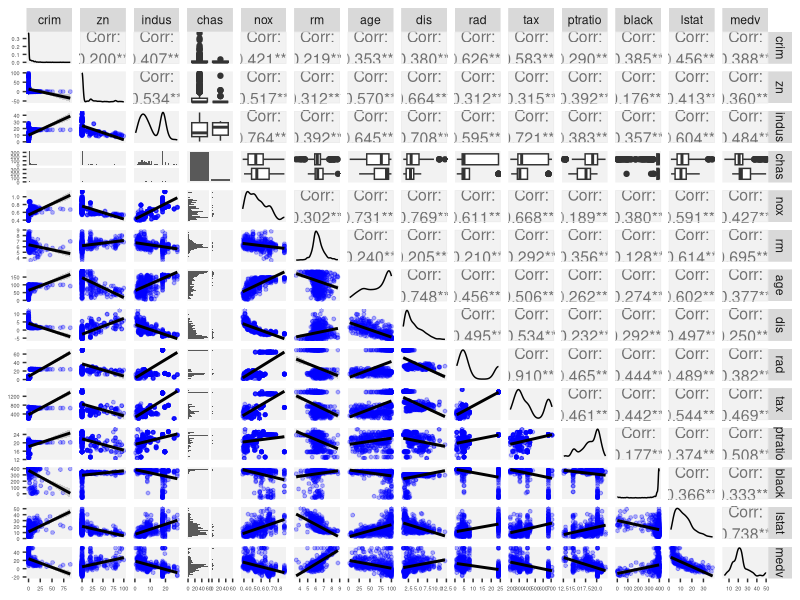

The R source for this figure: (Note: this script raises an error after producing the figure.)
## ---- chunk 1
library(MASS)

data(Boston)
dim(Boston)
head(Boston)

## ---- chunk 2
library(MASS); library("GGally")
data(Boston)
Boston$chas <- factor(Boston$chas)
lowerFn <- function(data, mapping, ...) {
  p <- ggplot(data = data, mapping = mapping) +
    geom_point(color = 'blue', alpha=0.3, size=1) +
    geom_smooth(color = 'black', method='lm', size=1,...)
  p
}

g <- ggpairs( 
  data = Boston,
  lower = list(
    continuous =  wrap(lowerFn) #wrap("smooth", alpha = 0.3, color = "blue", lwd=1) 
  ),
  upper = list(continuous = wrap("cor", size = 4))
)
g <- g + theme(
  axis.text = element_text(size = 4),
  axis.title = element_text(size = 4),
  legend.background = element_rect(fill = "white"),
  panel.grid.major = element_line(colour = NA),
  panel.grid.minor = element_blank(),
  panel.background = element_rect(fill = "grey95")
)
print(g, bottomHeightProportion = 0.5, leftWidthProportion = .5)
## ---- chunk 3
library(MASS);
data(Boston)
summary(Boston)
## ---- chunk 4
library(MASS);
data(Boston)
boston_scaled <- scale(Boston)
summary(boston_scaled)
boston_scaled <- as.data.frame(boston_scaled)
## ---- chunk 5
library(MASS); library(dplyr, warn.conflicts = FALSE)
data(Boston)
boston_scaled <- scale(Boston)
boston_scaled <- as.data.frame(boston_scaled)
bins <- quantile(boston_scaled$crim)

# create a categorical variable 'crime'
labels <- c("low","med_low","med_high","high")
crime <- cut(boston_scaled$crim, breaks = bins, include.lowest = TRUE, labels = labels)
levels(crime)
table(crime)
# remove original crim from the dataset
boston_scaled <- dplyr::select(boston_scaled, -crim)

# add the new categorical value to scaled data
boston_scaled <- data.frame(boston_scaled, crime)

## ---- chunk 6
# boston_scaled is available
library(MASS); library(dplyr, warn.conflicts = FALSE)
data(Boston)
boston_scaled <- scale(Boston)
boston_scaled <- as.data.frame(boston_scaled)
bins <- quantile(boston_scaled$crim)
labels <- c("low","med_low","med_high","high")
crime <- cut(boston_scaled$crim, breaks = bins, include.lowest = TRUE, labels = labels)
boston_scaled <- dplyr::select(boston_scaled, -crim)
boston_scaled <- data.frame(boston_scaled, crime)


# number of rows in the Boston dataset 
n <- dim(boston_scaled)[1]

# choose randomly 80% of the rows
ind <- sample(n,  size = n * 0.8)

# create train set
train <- boston_scaled[ind,]

# create test set 
test <- boston_scaled[-ind,]

# save the correct classes from test data
correct_classes <- test$crime
# remove the crime variable from test data
test <- dplyr::select(test, -crime)


# linear discriminant analysis
lda.fit <- lda(crime ~ ., data = train)

# print the lda.fit object
lda.fit
lda.arrows <- function(x, myscale = 1, arrow_heads = 0.1, color = "red", tex = 0.75, choices = c(1,2)){
  heads <- coef(x)
  arrows(x0 = 0, y0 = 0, 
         x1 = myscale * heads[,choices[1]], 
         y1 = myscale * heads[,choices[2]], col=color, length = arrow_heads)
  text(myscale * heads[,choices], labels = row.names(heads), 
       cex = tex, col=color, pos=3)
}
# target classes as numeric
classes <- as.numeric(train$crime)

# plot the lda results
plot(lda.fit, dimen = 2)
lda.arrows(lda.fit, myscale = 2)
## ---- chunk 7
# boston_scaled is available
library(MASS); library(dplyr, warn.conflicts = FALSE)
data(Boston)
boston_scaled <- scale(Boston)
boston_scaled <- as.data.frame(boston_scaled)
bins <- quantile(boston_scaled$crim)
labels <- c("low","med_low","med_high","high")
crime <- cut(boston_scaled$crim, breaks = bins, include.lowest = TRUE, labels = labels)
boston_scaled <- dplyr::select(boston_scaled, -crim)
boston_scaled <- data.frame(boston_scaled, crime)
n <- dim(boston_scaled)[1]
ind <- sample(n,  size = n * 0.8)
train <- boston_scaled[ind,]
test <- boston_scaled[-ind,]
correct_classes <- test$crime
test <- dplyr::select(test, -crime)
lda.fit <- lda(crime ~ ., data = train)
classes <- as.numeric(train$crime)


# predict classes with test data
lda.pred <- predict(lda.fit, newdata = test)

# cross tabulate the results
table(correct = correct_classes, predicted = lda.pred$class)

## ---- chunk 8
library(MASS); library(dplyr, warn.conflicts = FALSE)
data(Boston)
boston_scaled <- scale(Boston)
boston_scaled <- as.data.frame(boston_scaled)

# euclidean distance matrix
dist_eu <- dist(boston_scaled)

# look at the summary of the distances
summary(dist_eu)

# manhattan distance matrix
dist_man <- dist(boston_scaled, method ="manhattan")

# look at the summary of the distances
summary(dist_man)
## ---- chunk 9
library(MASS); library(dplyr, warn.conflicts = FALSE)
data(Boston)
boston_scaled <- scale(Boston)
boston_scaled <- as.data.frame(boston_scaled)
# k-means clustering
km <-kmeans(Boston, centers = 4)

# plot the Boston dataset with clusters
pairs(Boston, col = km$cluster,main="Clusters = 4")
pairs(Boston[6:10], col = km$cluster,main="Clusters = 4")
## ---- chunk 10
library(MASS); library(dplyr, warn.conflicts = FALSE)
data(Boston)
boston_scaled <- scale(Boston)
boston_scaled <- as.data.frame(boston_scaled)
# k-means clustering
km <-kmeans(Boston, centers = 3)

# plot the Boston dataset with clusters
pairs(Boston, col = km$cluster, main="Clusters = 3")
pairs(Boston[6:10], col = km$cluster, main="Clusters = 3")

km <-kmeans(Boston, centers = 2)
# plot the Boston dataset with clusters
pairs(Boston, col = km$cluster, main="Clusters = 2")
pairs(Boston[6:10], col = km$cluster, main="Clusters = 2")
## ---- chunk 11
library(MASS); library(dplyr, warn.conflicts = FALSE)
data(Boston)
boston_scaled <- scale(Boston)
boston_scaled <- as.data.frame(boston_scaled)
# MASS, ggplot2 and Boston dataset are available
set.seed(123)

# determine the number of clusters
k_max <- 10

# calculate the total within sum of squares
twcss <- sapply(1:k_max, function(k){kmeans(Boston, k)$tot.withinss})

# visualize the results
qplot(x = 1:k_max, y = twcss, geom = 'line')

# k-means clustering
km <-kmeans(Boston, centers = 2)

# plot the Boston dataset with clusters
pairs(Boston, col = km$cluster)
